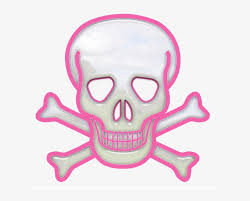
#> input picture QuadTreeHtml/i1.jpg, 250 x 201 px
$ python main3.py
#> lines starting #> are read from the running program, lines starting #| are printed output that depends on the picture
import numpy as np
from PIL import Image
import matplotlib.pyplot as plt

class QuadTreeNode:
    def __init__(self, bounds, level=0):
        self.bounds = bounds  # (x, y, width, height)
        self.level = level
        self.children = []
        self.is_leaf = True
        self.value = None

    def subdivide(self):
        x, y, width, height = self.bounds
        half_width = width // 2
        half_height = height // 2

        self.children = [
            QuadTreeNode((x, y, half_width, half_height), self.level + 1),
            QuadTreeNode((x + half_width, y, half_width, half_height), self.level + 1),
            QuadTreeNode((x, y + half_height, half_width, half_height), self.level + 1),
            QuadTreeNode((x + half_width, y + half_height, half_width, half_height), self.level + 1)
        ]

        self.is_leaf = False

def is_homogeneous(image, bounds, threshold):
    x, y, width, height = bounds
    if width == 0 or height == 0:
        return True  # Evita subdividir regiones vacías
    region = image[y:y + height, x:x + width]
    if region.size == 0:
        return True  # Evita subdividir regiones vacías
    std_dev = np.std(region)
    return std_dev < threshold

def build_quadtree(image, node, threshold, min_size):
    x, y, width, height = node.bounds
    if width <= min_size or height <= min_size:
        node.value = np.mean(image[y:y + height, x:x + width])  # Almacena el valor promedio
        return  # Condición de parada: no subdividir si el tamaño es menor que min_size
    if not is_homogeneous(image, node.bounds, threshold):
        node.subdivide()
        for child in node.children:
            build_quadtree(image, child, threshold, min_size)
    else:
        node.value = np.mean(image[y:y + height, x:x + width])  # Almacena el valor promedio

def draw_quadtree(ax, node):
    x, y, width, height = node.bounds
    rect = plt.Rectangle((x, y), width, height, fill=False, edgecolor='red')
    ax.add_patch(rect)
    if not node.is_leaf:
        for child in node.children:
            draw_quadtree(ax, child)

def reconstruct_image(image, node):
    x, y, width, height = node.bounds
    if node.is_leaf:
        image[y:y + height, x:x + width] = node.value
    else:
        for child in node.children:
            reconstruct_image(image, child)

def main(image_path, threshold, min_size):
#> called with image_path = 'i1.jpg', threshold = 10, min_size = 4
    image = Image.open(image_path).convert('L')
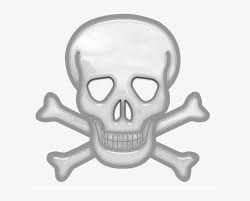
#> image: PIL image 250x201 L; min 44, max 255, mean 229.1
    image_np = np.array(image)
    height, width = image_np.shape
#> height = 201; width = 250

    root = QuadTreeNode((0, 0, width, height))
    build_quadtree(image_np, root, threshold, min_size)
#> in is_homogeneous, `std_dev = np.std(region)`: std_dev = 31.96
#> in subdivide, `x, y, width, height = self.bounds`: x = 0; width = 250; height = 201
#> in subdivide, `half_width = width // 2`: half_width = 125
#> in subdivide, `half_height = height // 2`: half_height = 100
#> the loop in build_quadtree, `for child in node.children:` made 4 passes
#> pass 1, in is_homogeneous (call 2), `region = image[y:y + height, x:x + width]`:
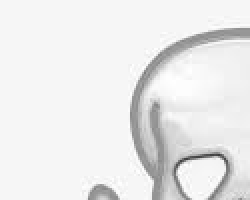
#> region: shape (100, 125) (shown 2 times larger); min 61, max 255, mean 234.2
#> pass 1, in is_homogeneous (call 4), `region = image[y:y + height, x:x + width]`:
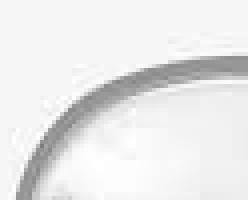
#> region: shape (50, 62) (shown 4 times larger); min 123, max 255, mean 233.1
#> pass 1, in is_homogeneous (call 5), `region = image[y:y + height, x:x + width]`:
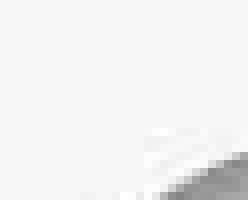
#> region: shape (25, 31) (shown 8 times larger); min 133, max 254, mean 241.3

    reconstructed_image = np.zeros_like(image_np)
    reconstruct_image(reconstructed_image, root)
#> the loop in reconstruct_image, `for child in node.children:` made 4 passes
#> after the loop in reconstruct_image, `for child in node.children:`:
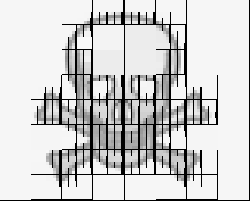
#> image: shape (201, 250); min 0, max 248, mean 205.9

    fig, axes = plt.subplots(1, 2, figsize=(12, 6))
    axes[0].imshow(image_np, cmap='gray')
    axes[0].set_title('Imagen Original')
    axes[0].axis('off')

    axes[1].imshow(reconstructed_image, cmap='gray')
    axes[1].set_title('Imagen Reconstruida')
    axes[1].axis('off')

    draw_quadtree(axes[1], root)
#> the loop in draw_quadtree, `for child in node.children:` made 4 passes
    plt.show()
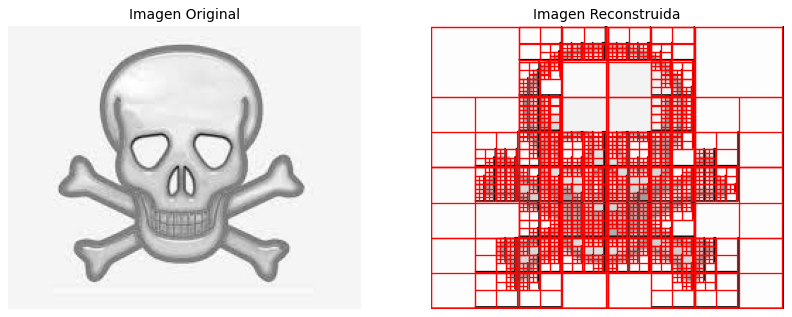
#> figure drawn by matplotlib, 2 panels

if __name__ == "__main__":
    image_path = 'i1.jpg'  # Cambia esto por la ruta de tu imagen
    threshold = 10  # Define tu umbral de homogeneidad
    min_size = 4  # Tamaño mínimo de subdivisión para evitar recursión excesiva
    main(image_path, threshold, min_size)

$ run again, with QuadTreeHtml/i2.jpg copied over QuadTreeHtml/i1.jpg
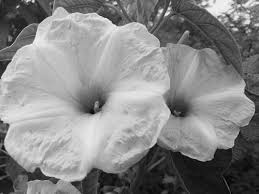
#> input picture QuadTreeHtml/i2.jpg, 259 x 194 px
#> std_dev = 61.69
#> in subdivide, `x, y, width, height = self.bounds`: x = 0; width = 259; height = 194
#> half_width = 129
#> half_height = 97
#> the loop in build_quadtree, `for child in node.children:` made 4 passes
#> pass 1, in is_homogeneous (call 2), `region = image[y:y + height, x:x + width]`:
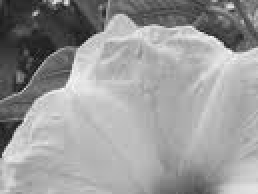
#> region: shape (97, 129) (shown 2 times larger); min 14, max 248, mean 153.7
#> the loop in reconstruct_image, `for child in node.children:` made 4 passes
#> the loop in draw_quadtree, `for child in node.children:` made 4 passes
#> in main, `plt.show()`:
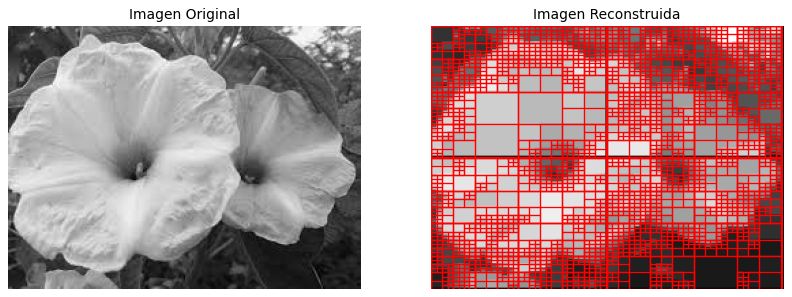
#> figure drawn by matplotlib, 2 panels

$ run again, with QuadTreeHtml/diagonal.jpg copied over QuadTreeHtml/i1.jpg
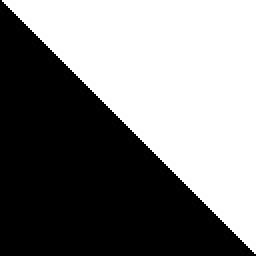
#> input picture QuadTreeHtml/diagonal.jpg, 128 x 128 px (shown 2 times larger)
#> std_dev = 127.4
#> in subdivide, `x, y, width, height = self.bounds`: x = 0; width = 128
#> half_width = 64
#> the loop in build_quadtree, `for child in node.children:` made 4 passes
#> the loop in reconstruct_image, `for child in node.children:` made 4 passes
#> after the loop in reconstruct_image, `for child in node.children:`:
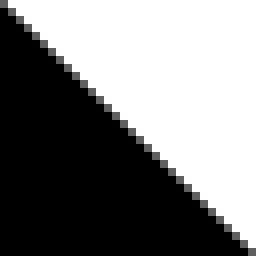
#> image: shape (128, 128) (shown 2 times larger); min 0, max 255, mean 126.5
#> the loop in draw_quadtree, `for child in node.children:` made 4 passes
#> in main, `plt.show()`:
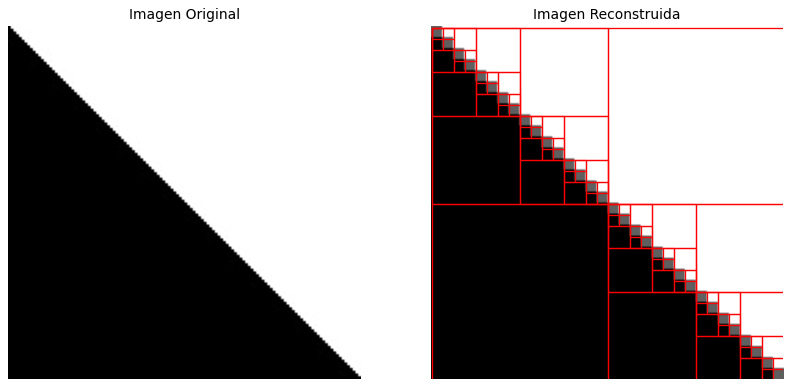
#> figure drawn by matplotlib, 2 panels
